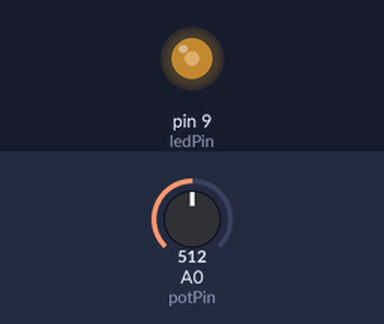
Simulated run of this sketch. Board: Arduino Uno, built with avr-gcc and run on an emulated ATmega328P. Parts: output pins drawn as LEDs (lit = HIGH). Inputs (shaded band) come from the test bench; at power-on: A0 (potPin) = 512.

Above: at 1.2 s.
1.3 s: A0 (potPin) set to 716
At 1.8 s:
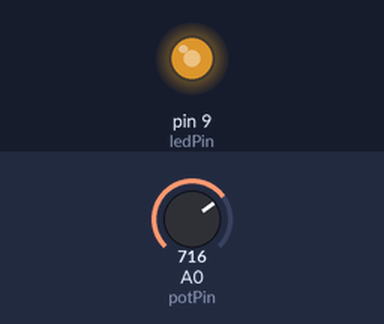
2.8 s: A0 (potPin) set to 900
At 4.0 s:
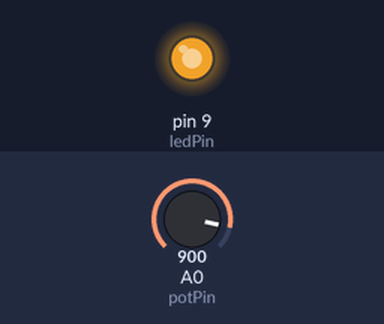
4.3 s: A0 (potPin) set to 235
At 5.3 s:
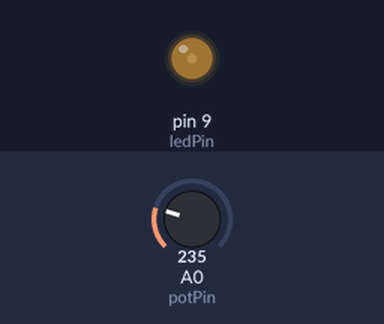
5.8 s: A0 (potPin) set to 0
At 6.4 s:
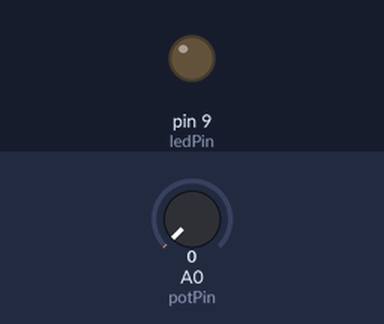
7.3 s: A0 (potPin) set to 511
At 7.6 s:
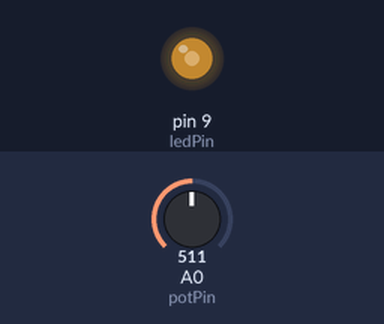
Timing chart, 0 to 9.8 s (numbered marks = the images above; inputs shaded):
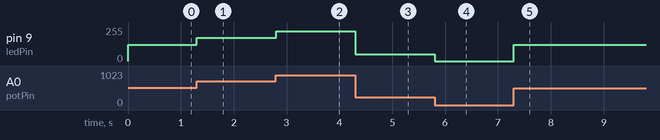

Measured:
- after the input at 1.3 s, pin 9 (ledPin): 123/255 → 176/255 at once
- after the input at 2.8 s, pin 9 (ledPin): 176/255 → 223/255 at once
- after the input at 4.3 s, pin 9 (ledPin): 223/255 → 52/255 at once
- after the input at 5.8 s, pin 9 (ledPin): 52/255 → 0/255 at once
- after the input at 7.3 s, pin 9 (ledPin): 0/255 → 123/255 at once

The sketch:

controlar_led_potenciometro.ino
```cpp
#define potPin 0   // Define o pino analógico em que o potenciômetro vai ser conectado
#define ledPin 9   // Define o pino que terá um LED e um resistência ligada ao terra

int valPot = 0; //Variável que armazena o valor da leitura do potenciômetro

void setup() {

pinMode(ledPin,OUTPUT); // Configura o pino do LED como saída

}

void loop() {

valPot =  analogRead(potPin); //Faz a leitura analógica do pino em que o potenciômetro esta ligado

valPot = map(valPot,30,1023,0,255); //Utilizando a função map() para transformar uma escala de 0-1023 em uma escala 0 a 255

if (valPot<10){
analogWrite(ledPin,0);
}
else {
  if (valPot>245){
    analogWrite(ledPin,255);
  }
  else
 {
  analogWrite(ledPin,valPot ); // Aciona o LED proporcionalmente ao valor da leitura analógica
}}
}
```
